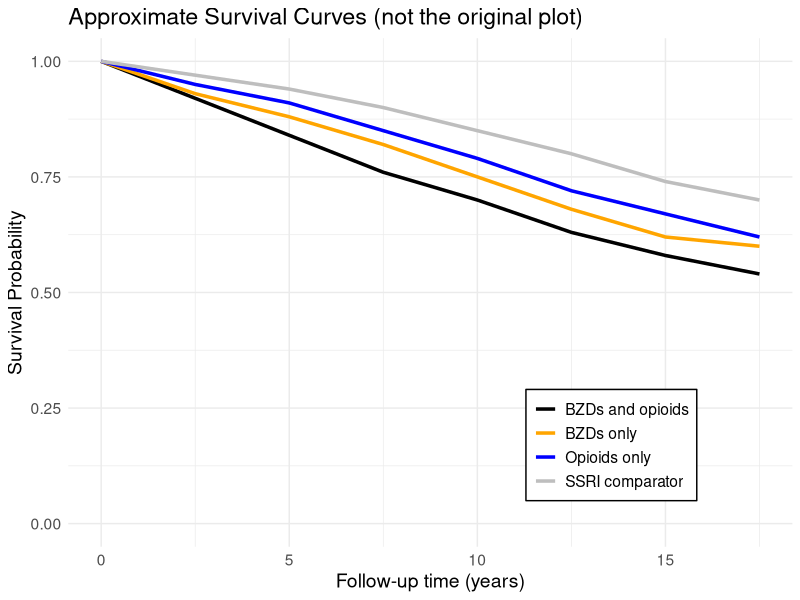

Source code (R):
## ---- chunk 1
library(ggplot2)
# Sample data frame (not original)
data <- data.frame(
  time = rep(c(0, 2.5, 5, 7.5, 10, 12.5, 15, 17.5), 4),
  survival = c(
    # BZDs and opioids
    1.00, 0.92, 0.84, 0.76, 0.70, 0.63, 0.58, 0.54,
    # BZDs only
    1.00, 0.93, 0.88, 0.82, 0.75, 0.68, 0.62, 0.60,
    # Opioids only
    1.00, 0.95, 0.91, 0.85, 0.79, 0.72, 0.67, 0.62,
    # SSRI comparator
    1.00, 0.97, 0.94, 0.90, 0.85, 0.80, 0.74, 0.70
  ),
  group = rep(c("BZDs and opioids", "BZDs only", "Opioids only", "SSRI comparator"), each = 8)
)
# Plot
ggplot(data, aes(x = time, y = survival, color = group, group = group)) +
  geom_line(size = 1.2) +
  scale_color_manual(values = c("black", "orange", "blue", "grey")) +
  labs(
    x = "Follow-up time (years)",
    y = "Survival Probability",
    title = "Approximate Survival Curves (not the original plot)",
    color = "Groups"
  ) +
  ylim(0, 1) +  
  theme_minimal() +
  theme(
    legend.position = c(0.75, 0.2),  # Set the position inside the plot (adjust as needed)
    legend.background = element_rect(fill = "white", color = "black"),  # Add background and border to the legend
    legend.title = element_blank(),
    text = element_text(size = 14)
  )
